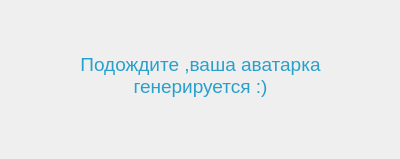
<?xml version="1.0" encoding="UTF-8"?>
<ui version="4.0">
 <class>Dialog</class>
 <widget class="QDialog" name="Dialog">
  <property name="geometry">
   <rect>
    <x>0</x>
    <y>0</y>
    <width>400</width>
    <height>159</height>
   </rect>
  </property>
  <property name="windowTitle">
   <string>Dialog</string>
  </property>
  <widget class="QLabel" name="label">
   <property name="geometry">
    <rect>
     <x>40</x>
     <y>30</y>
     <width>321</width>
     <height>91</height>
    </rect>
   </property>
   <property name="font">
    <font>
     <pointsize>14</pointsize>
    </font>
   </property>
   <property name="styleSheet">
    <string notr="true">color: rgb(39, 160, 204)</string>
   </property>
   <property name="text">
    <string>Подождите ,ваша аватарка 
генерируется :)</string>
   </property>
   <property name="alignment">
    <set>Qt::AlignCenter</set>
   </property>
  </widget>
 </widget>
 <resources/>
 <connections/>
</ui>
